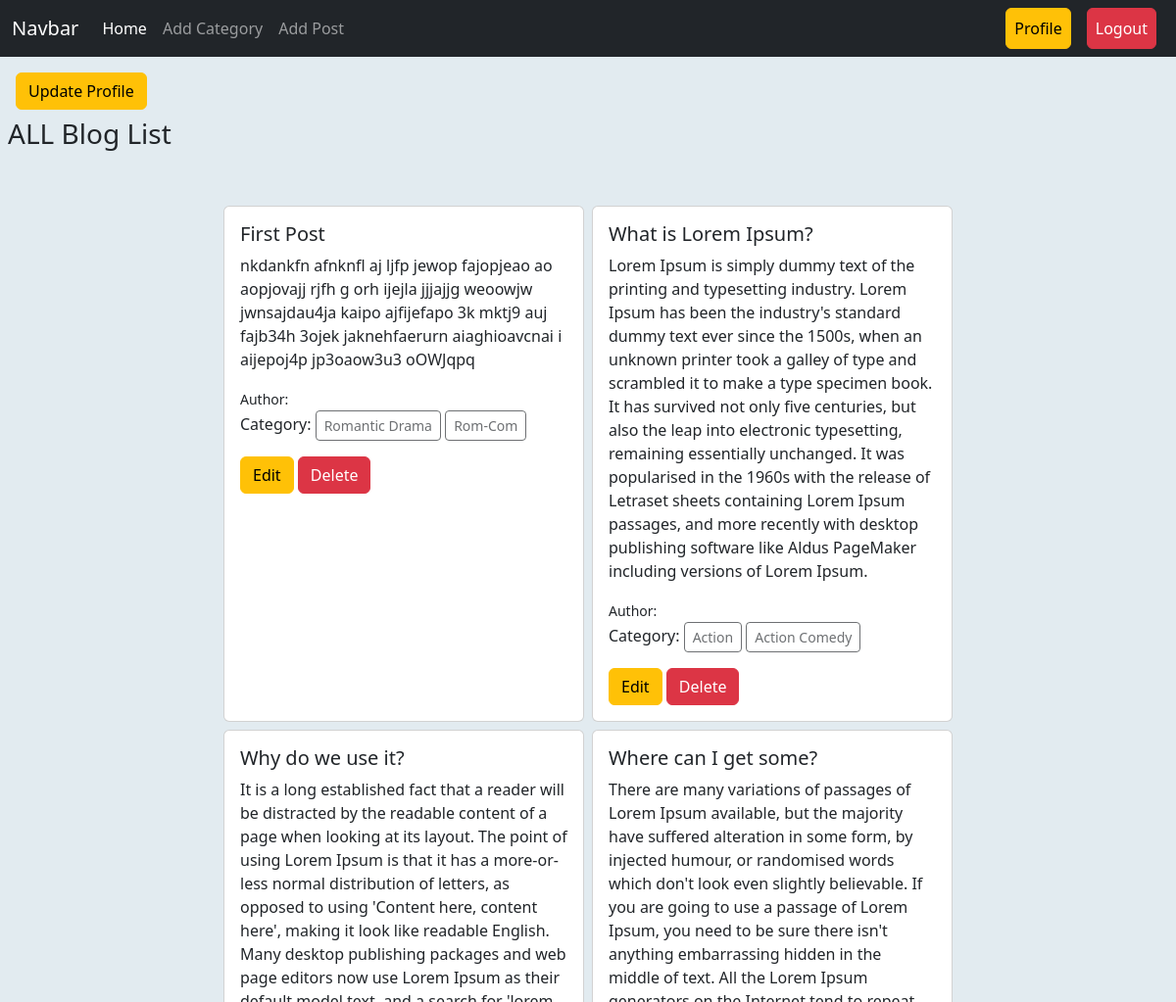
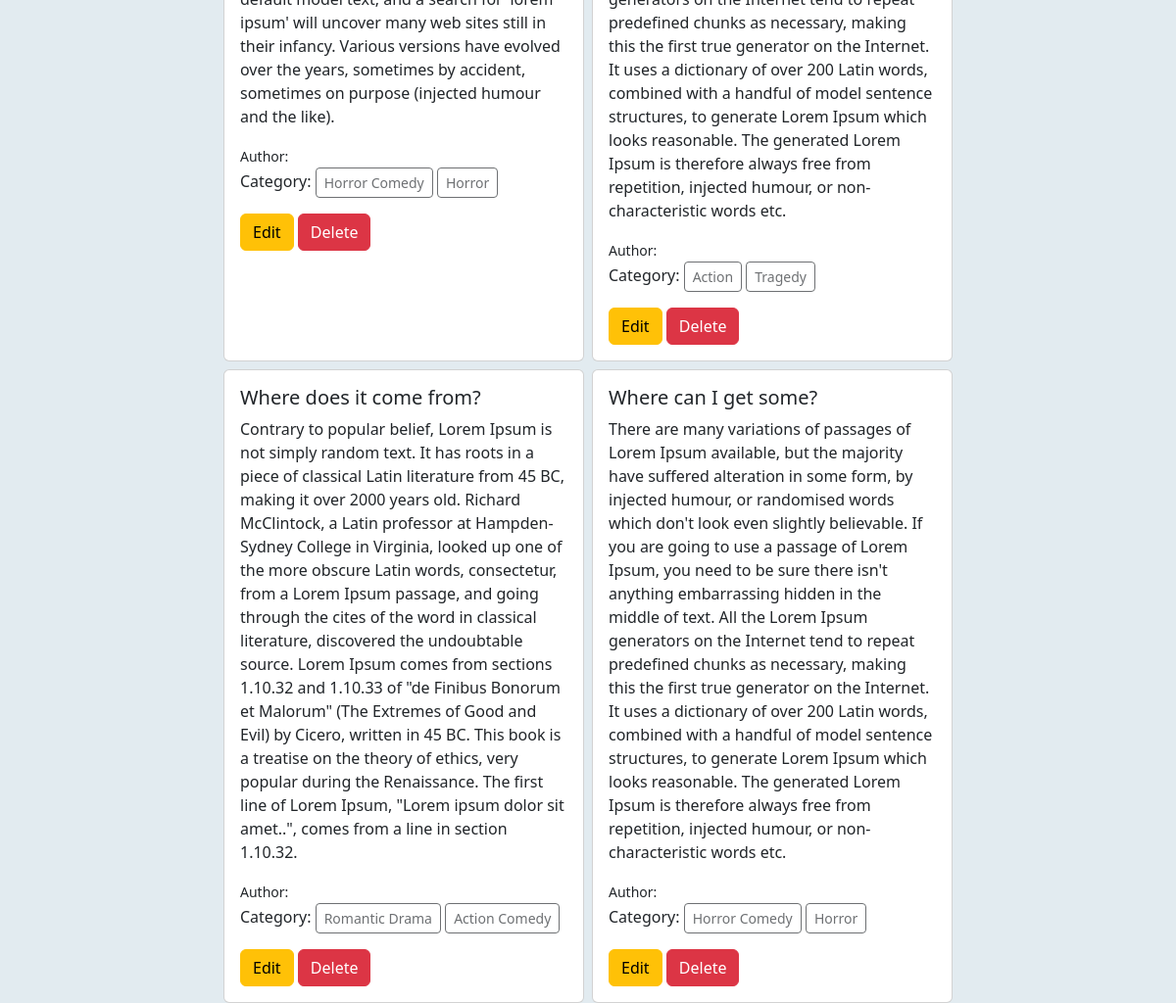
/author/profile/ (signed in), run on an earlier commit of the app's database (2 pictures, top to bottom).
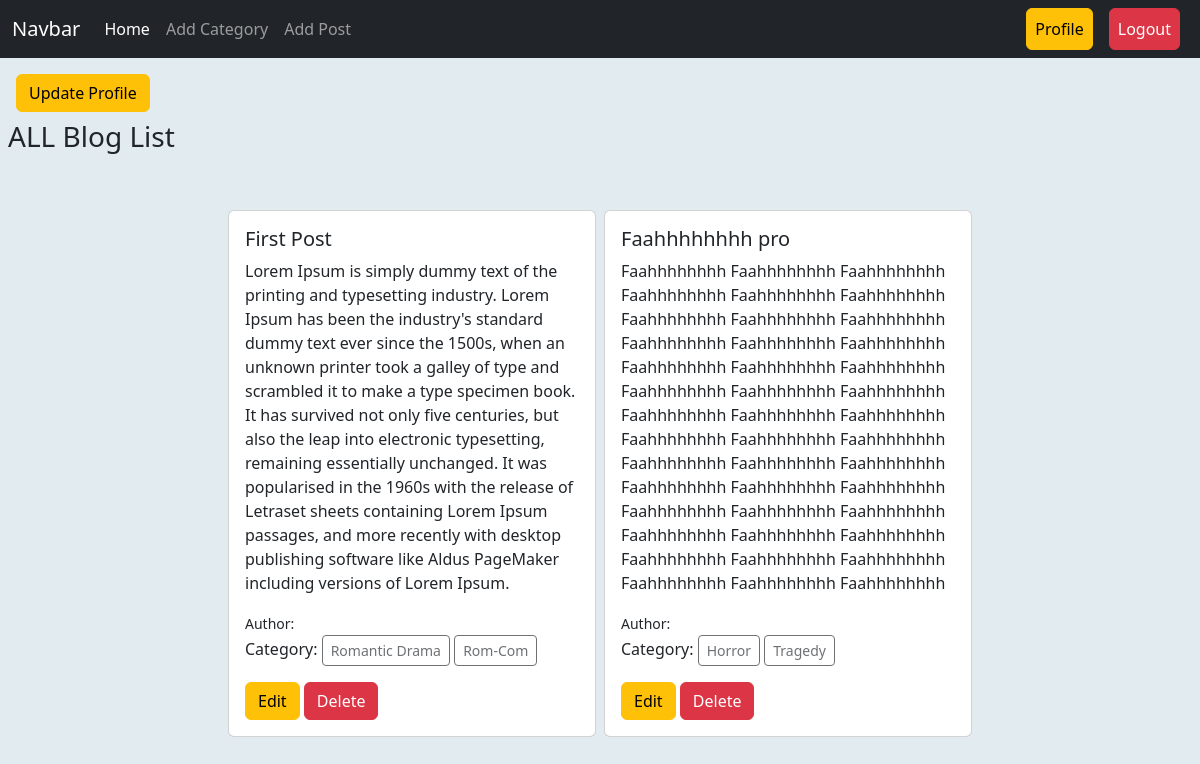
And on a later commit of the database.
### posts/models.py (models this page shows, shortened)
class Post(models.Model):
    title = models.CharField(max_length=500)
    content = models.TextField()
    category = models.ManyToManyField(Category) #ekta post multiple catgory er majhe thakte pare, abr ekta post er vitor multiple category thakte pare
    author = models.ForeignKey(User, on_delete=models.CASCADE)
    image = models.ImageField(upload_to='uploads/', null=True, blank=True)

### categories/models.py (models this page shows, shortened)
class Category(models.Model):
    name = models.CharField(max_length=50, unique=True)
    slug = models.SlugField(max_length=100, unique=True, null=True, blank=True)

### author/views.py (the view)
# urls.py: path('profile/', views.profile, name='profile'),
@login_required
def profile(request):
    form = Post.objects.filter(author = request.user)
    return render(request, 'profile.html', {'form':form})

### author/templates/profile.html
{% extends 'base.html' %}
{% load crispy_forms_tags %}
{% block content %}
<div class="m-2">
    <a class="btn btn-warning m-2" href="{% url 'update_profile' %}"> Update Profile </a>
    <h3>ALL Blog List</h3>
</div>
<div class="d-flex flex-wrap justify-content-center px-5 pt-5 gap-2" style="margin: auto;">
    {% for post in form %}
    <div class="card col-sm-4">
        <div class="card-mx-2">
            <div class="card-body">
            <h5 class="card-title">{{post.title}}</h5>
            <p class="card-text">{{post.content}}</p>
            <small>Author: {{post.user.first_name}}</small>
            <p> Category: {% for cat in post.category.all %}
                <a class="btn btn-sm disabled" >{{cat.name}}</a>
                {% endfor %}
            </p>
            <a href="{% url 'edit_post' post.id %}" class="btn btn-warning">Edit</a>
            <a href="{% url 'delete_post' post.id%}" class="btn btn-danger">Delete</a>
        </div>
        </div>
    </div>
        {% endfor %}
</div>
{% endblock %}

What changed in the data, as far as the page shows it:
removed Post: title "What is Lorem Ipsum?", content "Lorem Ipsum is simply dummy text of the printing and typesetting industry. Lorem Ipsum has been the industry's standard dummy text ever since the 1500s, when an unknown printer took a galley of type and scrambled it to make a type specimen book. It has survived not only five centuries, but also the leap into electronic typesetting, remaining essentially unchanged. It was popularised in the 1960s with the release of Letraset sheets containing Lorem Ipsum passages, and more recently with desktop publishing software like Aldus PageMaker including versions of Lorem Ipsum."
no longer on this page (row unchanged): Category: name "Action"
no longer on this page (row unchanged): Category: name "Action Comedy"
removed Post: title "Why do we use it?", content "It is a long established fact that a reader will be distracted by the readable content of a page when looking at its layout. The point of using Lorem Ipsum is that it has a more-or-less normal distribution of letters, as opposed to using 'Content here, content here', making it look like readable English. Many desktop publishing packages and web page editors now use Lorem Ipsum as their default model text, and a search for 'lorem ipsum' will uncover many web sites still in their infancy. Various versions have evolved over the years, sometimes by accident, sometimes on purpose (injected humour and the like).", Category (name "Horror")
no longer on this page (row unchanged): Category: name "Horror Comedy"
removed Post: title "Where can I get some?", content "There are many variations of passages of Lorem Ipsum available, but the majority have suffered alteration in some form, by injected humour, or randomised words which don't look even slightly believable. If you are going to use a passage of Lorem Ipsum, you need to be sure there isn't anything embarrassing hidden in the middle of text. All the Lorem Ipsum generators on the Internet tend to repeat predefined chunks as necessary, making this the first true generator on the Internet. It uses a dictionary of over 200 Latin words, combined with a handful of model sentence structures, to generate Lorem Ipsum which looks reasonable. The generated Lorem Ipsum is therefore always free from…", Category (name "Tragedy")
removed Post: title "Where does it come from?", content "Contrary to popular belief, Lorem Ipsum is not simply random text. It has roots in a piece of classical Latin literature from 45 BC, making it over 2000 years old. Richard McClintock, a Latin professor at Hampden-Sydney College in Virginia, looked up one of the more obscure Latin words, consectetur, from a Lorem Ipsum passage, and going through the cites of the word in classical literature, discovered the undoubtable source. Lorem Ipsum comes from sections 1.10.32 and 1.10.33 of \"de Finibus Bonorum et Malorum\" (The Extremes of Good and Evil) by Cicero, written in 45 BC. This book is a treatise on the theory of ethics, very popular during the Renaissance. The first line of Lorem Ipsum,…", Category (name "Romantic Drama")
removed Post: title "Where can I get some?", content "There are many variations of passages of Lorem Ipsum available, but the majority have suffered alteration in some form, by injected humour, or randomised words which don't look even slightly believable. If you are going to use a passage of Lorem Ipsum, you need to be sure there isn't anything embarrassing hidden in the middle of text. All the Lorem Ipsum generators on the Internet tend to repeat predefined chunks as necessary, making this the first true generator on the Internet. It uses a dictionary of over 200 Latin words, combined with a handful of model sentence structures, to generate Lorem Ipsum which looks reasonable. The generated Lorem Ipsum is therefore always free from…", Category (name "Horror")
changed Post "First Post": content "nkdankfn afnknfl aj ljfp jewop fajopjeao ao aopjovajj rjfh g orh ijejla jjjajjg weoowjw jwnsajdau4ja kaipo ajfijefapo 3k mktj9 auj fajb34h 3ojek jaknehfaerurn aiaghioavcnai i aijepoj4p jp3oaow3u3 oOWJqpq" → "Lorem Ipsum is simply dummy text of the printing and typesetting industry. Lorem Ipsum has been the industry's standard dummy text ever since the 1500s, when an unknown printer took a galley of type and scrambled it to make a type specimen book. It has survived not only five centuries, but also the leap into electronic typesetting, remaining essentially unchanged. It was popularised in the 1960s with the release of Letraset sheets containing Lorem Ipsum passages, and more recently with desktop publishing software like Aldus PageMaker including versions of Lorem Ipsum."
added Post: title "Faahhhhhhhh pro", content "Faahhhhhhhh Faahhhhhhhh Faahhhhhhhh Faahhhhhhhh Faahhhhhhhh Faahhhhhhhh Faahhhhhhhh Faahhhhhhhh Faahhhhhhhh Faahhhhhhhh Faahhhhhhhh Faahhhhhhhh Faahhhhhhhh Faahhhhhhhh Faahhhhhhhh Faahhhhhhhh Faahhhhhhhh Faahhhhhhhh Faahhhhhhhh Faahhhhhhhh Faahhhhhhhh Faahhhhhhhh Faahhhhhhhh Faahhhhhhhh Faahhhhhhhh Faahhhhhhhh Faahhhhhhhh Faahhhhhhhh Faahhhhhhhh Faahhhhhhhh Faahhhhhhhh Faahhhhhhhh Faahhhhhhhh Faahhhhhhhh Faahhhhhhhh Faahhhhhhhh Faahhhhhhhh Faahhhhhhhh Faahhhhhhhh Faahhhhhhhh Faahhhhhhhh Faahhhhhhhh", Category (name "Horror"), Category (name "Tragedy")
